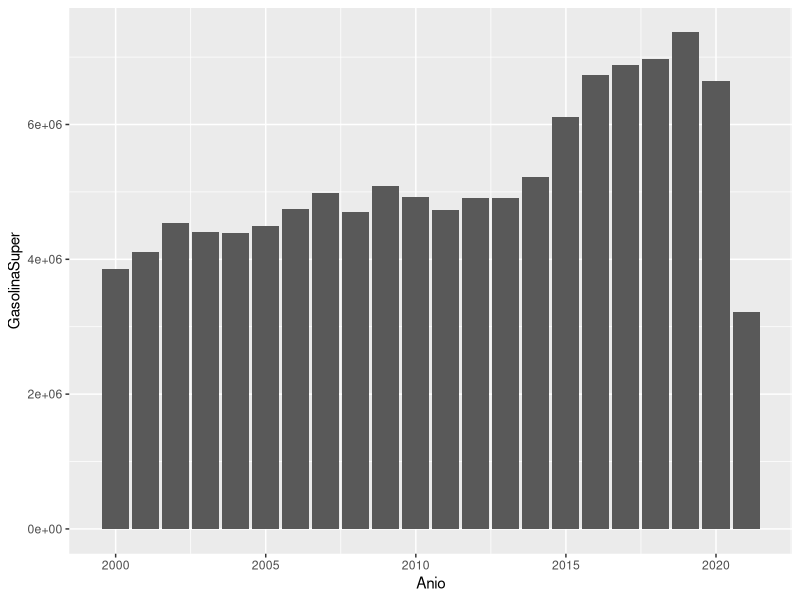
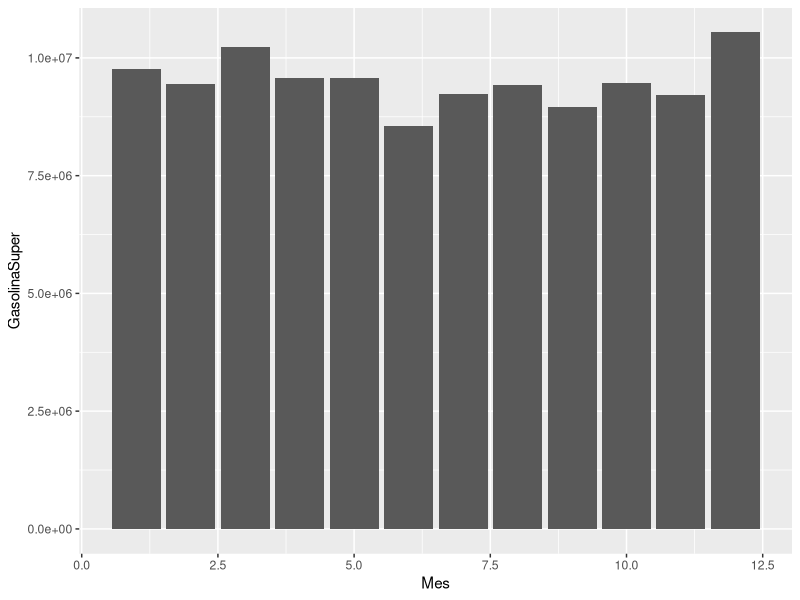
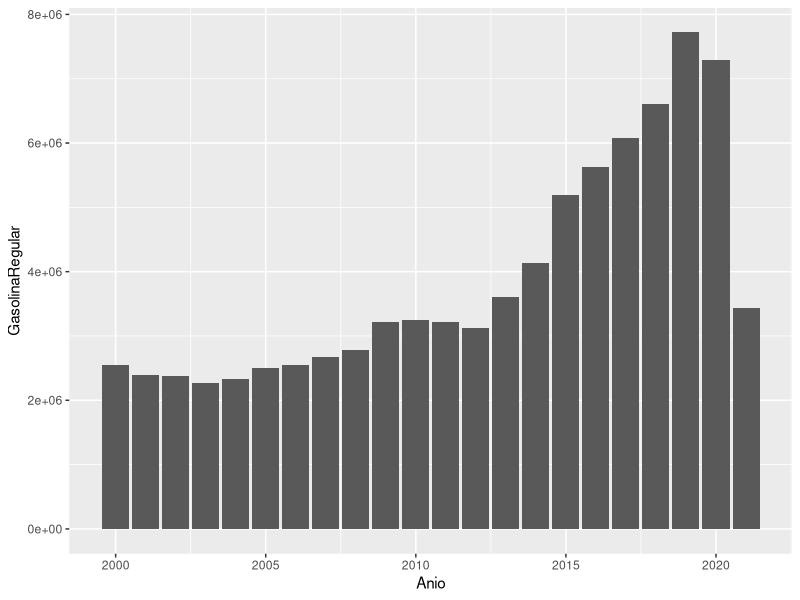
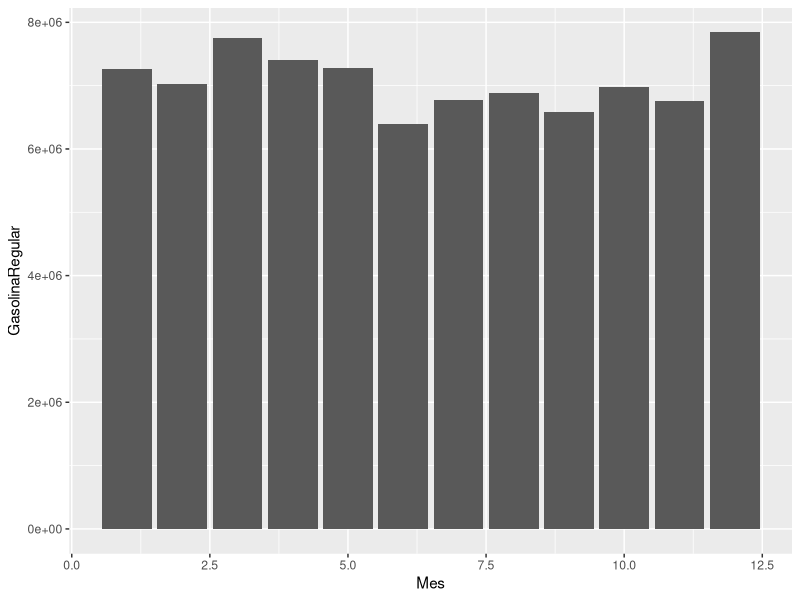
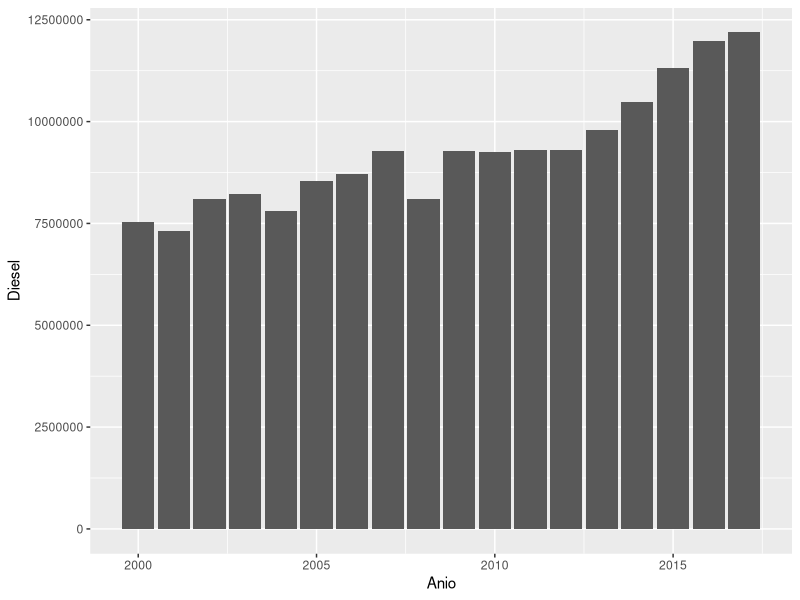
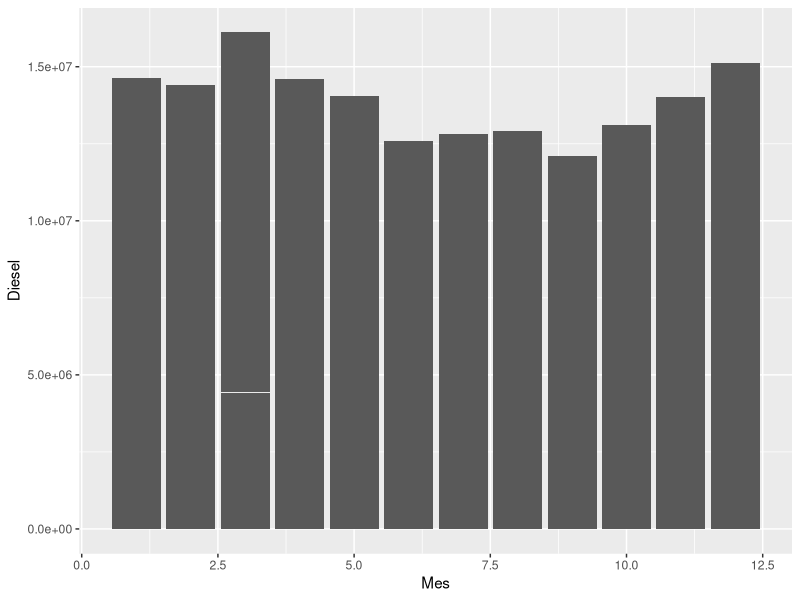
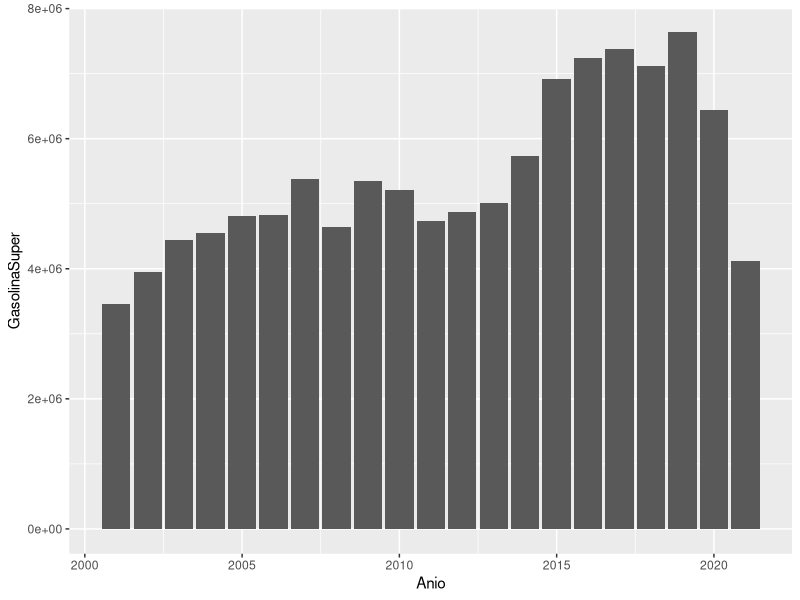
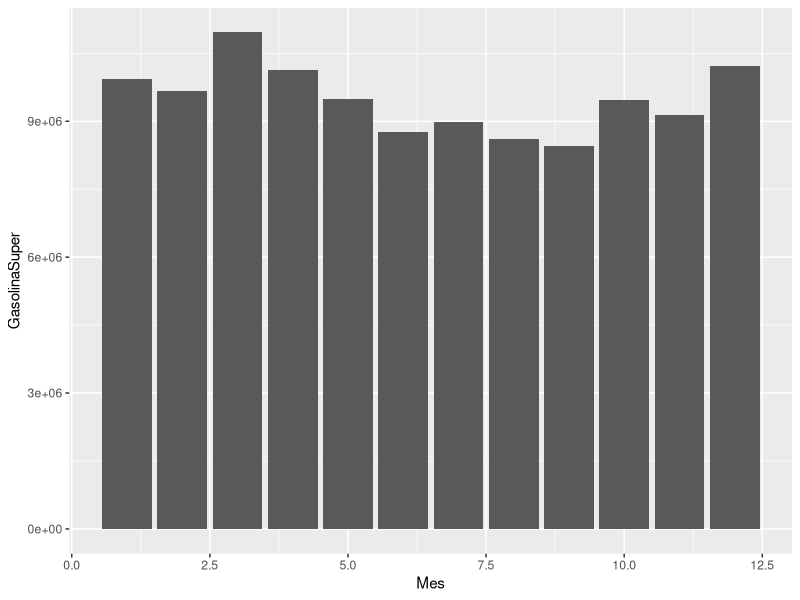

Here is the R script that generated these plots, in order:
## ---- chunk 1
knitr::opts_chunk$set(echo = TRUE)
knitr::opts_knit$set(root.dir="C:/Users/andre/OneDrive/Documentos/3er año/2do semestre/Data science/Lab_8DS")
#"C:/Users/andre/OneDrive/Documentos/3er año/2do semestre/Data science/Laboratorio2-DS"
## ---- chunk 2
library(corrplot)
library(ggplot2)
consumo <- read.csv("DatosConsumoCombustibles.csv")
importacion <- read.csv("DatosImportacionCombustibles.csv")
## ---- chunk 3
#Summary
summary(consumo)

#str
str(consumo)

#table
table(unlist(lapply(consumo, class)))
## ---- chunk 4
#Summary
summary(importacion)

#str
str(importacion)

#table
table(unlist(lapply(importacion, class)))
## ---- chunk 5
df <- consumo[,c(2,4)]
p<-ggplot(data=df, aes(x=Anio, y=GasolinaSuper)) +
  geom_bar(stat="identity")
p
## ---- chunk 6
df <- consumo[,c(3,4)]
p<-ggplot(data=df, aes(x=Mes, y=GasolinaSuper)) +
  geom_bar(stat="identity")
p
## ---- chunk 7
df <- consumo[,c(2,5)]
p<-ggplot(data=df, aes(x=Anio, y=GasolinaRegular)) +
  geom_bar(stat="identity")
p
## ---- chunk 8
df <- consumo[,c(3,5)]
p<-ggplot(data=df, aes(x=Mes, y=GasolinaRegular)) +
  geom_bar(stat="identity")
p
## ---- chunk 9
df <- consumo[,c(2,7)]
p<-ggplot(data=df, aes(x=Anio, y=Diesel)) +
  geom_bar(stat="identity")
p
## ---- chunk 10
df <- consumo[,c(3,7)]
p<-ggplot(data=df, aes(x=Mes, y=Diesel)) +
  geom_bar(stat="identity")
p
## ---- chunk 11
df <- importacion[,c(2,4)]
p<-ggplot(data=df, aes(x=Anio, y=GasolinaSuper)) +
  geom_bar(stat="identity")
p
## ---- chunk 12
df <- importacion[,c(3,4)]
p<-ggplot(data=df, aes(x=Mes, y=GasolinaSuper)) +
  geom_bar(stat="identity")
p
## ---- chunk 13
df <- importacion[,c(2,5)]
p<-ggplot(data=df, aes(x=Anio, y=GasolinaRegular)) +
  geom_bar(stat="identity")
p
## ---- chunk 14
df <- importacion[,c(3,5)]
p<-ggplot(data=df, aes(x=Mes, y=GasolinaRegular)) +
  geom_bar(stat="identity")
p
## ---- chunk 15
df <- importacion[,c(2,7)]
p<-ggplot(data=df, aes(x=Anio, y=Diesel)) +
  geom_bar(stat="identity")
p
## ---- chunk 16
df <- importacion[,c(3,7)]
p<-ggplot(data=df, aes(x=Mes, y=Diesel)) +
  geom_bar(stat="identity")
p
## ---- chunk 17
df <- importacion[,c(2,8)]
p<-ggplot(data=df, aes(x=Anio, y=DieselLS)) +
  geom_bar(stat="identity")
p
## ---- chunk 18
df <- importacion[,c(3,8)]
p<-ggplot(data=df, aes(x=Mes, y=DieselLS)) +
  geom_bar(stat="identity")
p
## ---- chunk 19
library("dplyr")
set.seed(12345)

#dim(consumo)
consumoC <- sample_n(consumo, 245)
#dim(consumoC)
#dim(importacion)
plot(x = consumoC$GasolinaSuper, y= importacion$GasolinaSuper, xlab= "Importación de Gasolina super", ylab= "Exportación de gasolina super", main = "Correlación de exportación e importación de gasolina super")
abline(lm(consumoC$GasolinaSuper ~ importacion$GasolinaSuper), col = "red")
## ---- chunk 20
library (ggplot2)
ggplot(data = consumo, aes(x = GasolinaSuper)) + 
  geom_histogram(aes(y=..density.., fill = ..count..))+
  scale_fill_gradient(low = "#DCDCDC", high = "#7C7C7C")+
  stat_function(fun = dnorm, colour = "firebrick",
                args = list(mean = mean(consumo$GasolinaSuper),
                            sd = sd(consumo$GasolinaSuper)))+
  ggtitle("Histograma con curva normal teórica de los dato de gasolina tipo super") + 
  theme_bw()
## ---- chunk 21
boxplot(consumo$GasolinaSuper, main = "Caja y Bigotes de la gasolina tipo super", xlab = "Gasolina Super")
## ---- chunk 22
qqnorm(consumo$GasolinaSuper, col="blue")
qqline(consumo$GasolinaSuper, col="red")
## ---- chunk 23
library (ggplot2)
ggplot(data = consumo, aes(x = GasolinaRegular)) + 
  geom_histogram(aes(y=..density.., fill = ..count..))+
  scale_fill_gradient(low = "#DCDCDC", high = "#7C7C7C")+
  stat_function(fun = dnorm, colour = "firebrick",
                args = list(mean = mean(consumo$GasolinaRegular),
                            sd = sd(consumo$GasolinaRegular)))+
  ggtitle("Histograma con curva normal teórica de los dato de gasolina tipo regular") + 
  theme_bw()
## ---- chunk 24
boxplot(consumo$GasolinaRegular, main = "Caja y Bigotes de la gasolina tipo regular", xlab = "Gasolina regular")
## ---- chunk 25
qqnorm(consumo$GasolinaRegular, col="blue")
qqline(consumo$GasolinaRegular, col="red")
## ---- chunk 26
library (ggplot2)
ggplot(data = consumo, aes(x = Diesel)) + 
  geom_histogram(aes(y=..density.., fill = ..count..))+
  scale_fill_gradient(low = "#DCDCDC", high = "#7C7C7C")+
  stat_function(fun = dnorm, colour = "firebrick",
                args = list(mean = mean(consumo$Diesel),
                            sd = sd(consumo$Diesel)))+
  ggtitle("Histograma con curva normal teórica de los dato de gasolina tipo super") + 
  theme_bw()
## ---- chunk 27
boxplot(consumo$Diesel, main = "Caja y Bigotes de la gasolina tipo super", xlab = "Gasolina Super")
## ---- chunk 28
qqnorm(consumo$Diesel, col="blue")
qqline(consumo$Diesel, col="red")
## ---- chunk 29
library (ggplot2)
ggplot(data = importacion, aes(x = GasolinaSuper)) + 
  geom_histogram(aes(y=..density.., fill = ..count..))+
  scale_fill_gradient(low = "#DCDCDC", high = "#7C7C7C")+
  stat_function(fun = dnorm, colour = "firebrick",
                args = list(mean = mean(importacion$GasolinaSuper),
                            sd = sd(importacion$GasolinaSuper)))+
  ggtitle("Histograma con curva normal teórica de los dato de gasolina tipo super") + 
  theme_bw()
## ---- chunk 30
boxplot(importacion$GasolinaSuper, main = "Caja y Bigotes de la gasolina tipo super", xlab = "Gasolina Super")
## ---- chunk 31
qqnorm(importacion$GasolinaSuper, col="blue")
qqline(importacion$GasolinaSuper, col="red")
## ---- chunk 32
library (ggplot2)
ggplot(data = importacion, aes(x = GasolinaRegular)) + 
  geom_histogram(aes(y=..density.., fill = ..count..))+
  scale_fill_gradient(low = "#DCDCDC", high = "#7C7C7C")+
  stat_function(fun = dnorm, colour = "firebrick",
                args = list(mean = mean(importacion$GasolinaRegular),
                            sd = sd(importacion$GasolinaRegular)))+
  ggtitle("Histograma con curva normal teórica de los dato de gasolina tipo regular") + 
  theme_bw()
## ---- chunk 33
boxplot(importacion$GasolinaRegular, main = "Caja y Bigotes de la gasolina tipo regular", xlab = "Gasolina Super")
## ---- chunk 34
qqnorm(importacion$GasolinaRegular, col="blue")
qqline(importacion$GasolinaRegular, col="red")
## ---- chunk 35
library (ggplot2)
ggplot(data = importacion, aes(x = Diesel)) + 
  geom_histogram(aes(y=..density.., fill = ..count..))+
  scale_fill_gradient(low = "#DCDCDC", high = "#7C7C7C")+
  stat_function(fun = dnorm, colour = "firebrick",
                args = list(mean = mean(importacion$Diesel),
                            sd = sd(importacion$Diesel)))+
  ggtitle("Histograma con curva normal teórica de los dato de Diesel") + 
  theme_bw()
## ---- chunk 36
boxplot(importacion$Diesel, main = "Caja y Bigotes de la gasolina tipo Diesel", xlab = "Diesel")
## ---- chunk 37
qqnorm(importacion$Diesel, col="blue")
qqline(importacion$Diesel, col="red")
## ---- chunk 38
library (ggplot2)
ggplot(data = importacion, aes(x = Diesel)) + 
  geom_histogram(aes(y=..density.., fill = ..count..))+
  scale_fill_gradient(low = "#DCDCDC", high = "#7C7C7C")+
  stat_function(fun = dnorm, colour = "firebrick",
                args = list(mean = mean(importacion$DieselLS),
                            sd = sd(importacion$DieselLS)))+
  ggtitle("Histograma con curva normal teórica de los dato de Diesel bajo en azufre") + 
  theme_bw()
## ---- chunk 39
boxplot(importacion$DieselLS, main = "Caja y Bigotes de la gasolina tipo Diesel", xlab = "Diesel bajo en azufre")
## ---- chunk 40
qqnorm(importacion$DieselLS, col="blue")
qqline(importacion$DieselLS, col="red")
